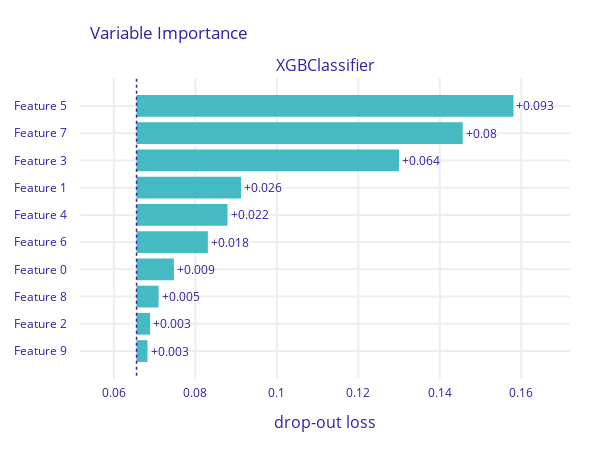

The code cell stored with this chart in its notebook:
### Markdown cell above
# 1. Calculate Permutation-based Variable Importance for the selected model.

(in case figures didn't render correctly, I attach png files)

### Code cell
pvi.plot(show=False).update_layout(autosize=False, width=600, height=450)

### Figure 1 — Plotly figure (JSON) as saved in the notebook; plotly's stock layout.template omitted (floating-point values rounded to 4 significant figures)
{"data": [{"base": 0.06555, "hoverinfo": "text", "hoverlabel": {"bgcolor": "rgba(0, 0, 0, 0.8)"}, "hovertext": ["Model: XGBClassifier loss after<br>variable: Feature 5 is permuted: 0.158<br>Drop-out loss change: +0.093", "Model: XGBClassifier loss after<br>variable: Feature 7 is permuted: 0.146<br>Drop-out loss change: +0.08", "Model: XGBClassifier loss after<br>variable: Feature 3 is permuted: 0.13<br>Drop-out loss change: +0.064", "Model: XGBClassifier loss after<br>variable: Feature 1 is permuted: 0.091<br>Drop-out loss change: +0.026", "Model: XGBClassifier loss after<br>variable: Feature 4 is permuted: 0.088<br>Drop-out loss change: +0.022", "Model: XGBClassifier loss after<br>variable: Feature 6 is permuted: 0.083<br>Drop-out loss change: +0.018", "Model: XGBClassifier loss after<br>variable: Feature 0 is permuted: 0.075<br>Drop-out loss change: +0.009", "Model: XGBClassifier loss after<br>variable: Feature 8 is permuted: 0.071<br>Drop-out loss change: +0.005", "Model: XGBClassifier loss after<br>variable: Feature 2 is permuted: 0.069<br>Drop-out loss change: +0.003", "Model: XGBClassifier loss after<br>variable: Feature 9 is permuted: 0.068<br>Drop-out loss change: +0.003"], "marker": {"color": "#46bac2"}, "orientation": "h", "showlegend": false, "text": ["+0.093", "+0.08", "+0.064", "+0.026", "+0.022", "+0.018", "+0.009", "+0.005", "+0.003", "+0.003"], "textposition": "outside", "type": "bar", "x": [0.09253, 0.08008, 0.06443, 0.02565, 0.02233, 0.01751, 0.00918, 0.005409, 0.003324, 0.00269], "xaxis": "x", "y": ["Feature 5", "Feature 7", "Feature 3", "Feature 1", "Feature 4", "Feature 6", "Feature 0", "Feature 8", "Feature 2", "Feature 9"], "yaxis": "y"}], "layout": {"annotations": [{"font": {"size": 16}, "showarrow": false, "text": "XGBClassifier", "x": 0.5, "xanchor": "center", "xref": "paper", "y": 1, "yanchor": "bottom", "yref": "paper"}, {"font": {"size": 16}, "showarrow": false, "text": "drop-out loss", "x": 0.5, "xanchor": "center", "xref": "paper", "y": 0, "yanchor": "top", "yref": "paper", "yshift": -30}], "autosize": false, "font": {"color": "#371ea3"}, "height": 450, "margin": {"b": 71, "r": 30, "t": 78}, "shapes": [{"line": {"color": "#371ea3", "dash": "dot", "width": 1.5}, "type": "line", "x0": 0.06555, "x1": 0.06555, "xref": "x", "y0": -1, "y1": 10, "yref": "y"}], "title": {"text": "Variable Importance", "x": 0.15}, "width": 600, "xaxis": {"anchor": "y", "automargin": true, "domain": [0, 1], "fixedrange": true, "gridwidth": 2, "range": [0.05167, 0.172], "tickcolor": "white", "ticklen": 3, "ticks": "outside", "type": "linear", "zeroline": false}, "yaxis": {"anchor": "x", "automargin": true, "autorange": true, "domain": [0, 1], "fixedrange": true, "gridwidth": 2, "range": [10.03, -1.028], "tickcolor": "white", "ticklen": 10, "ticks": "outside", "type": "category"}}}
